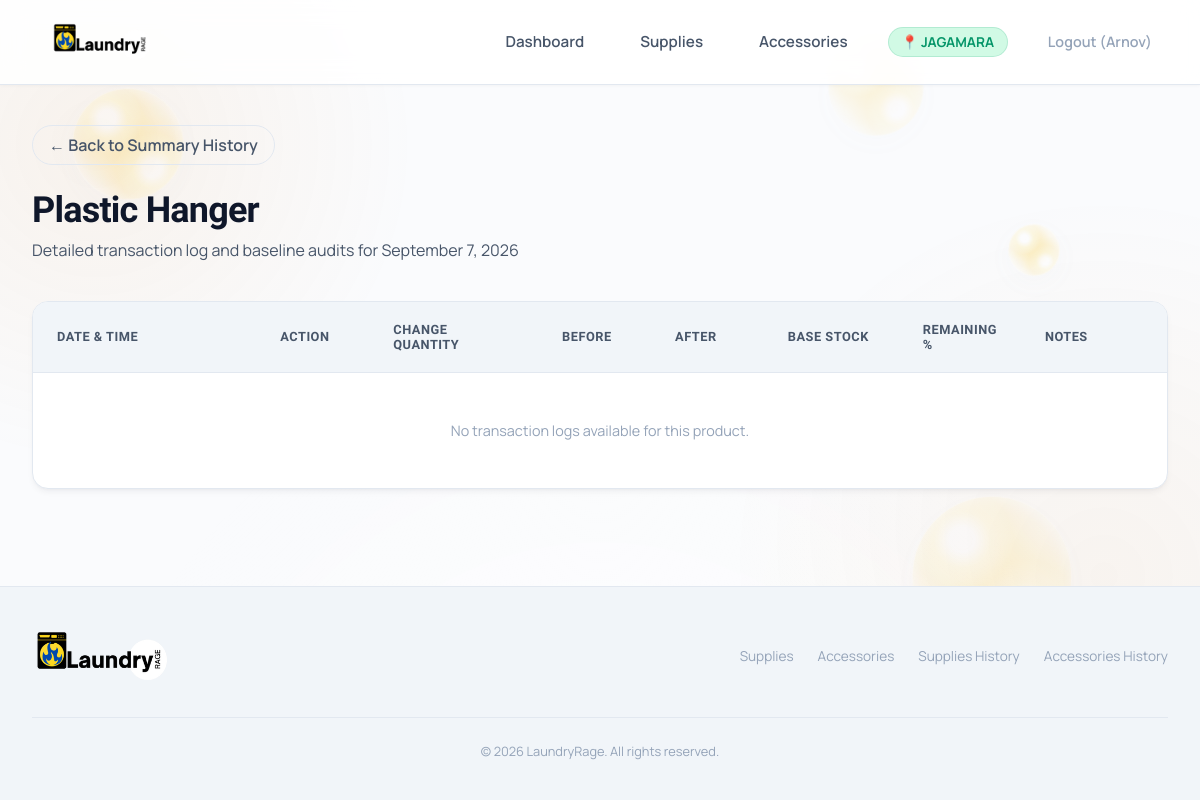
The page /product/16/history/?date=2026-09-07 (signed in) on the database as committed earlier.
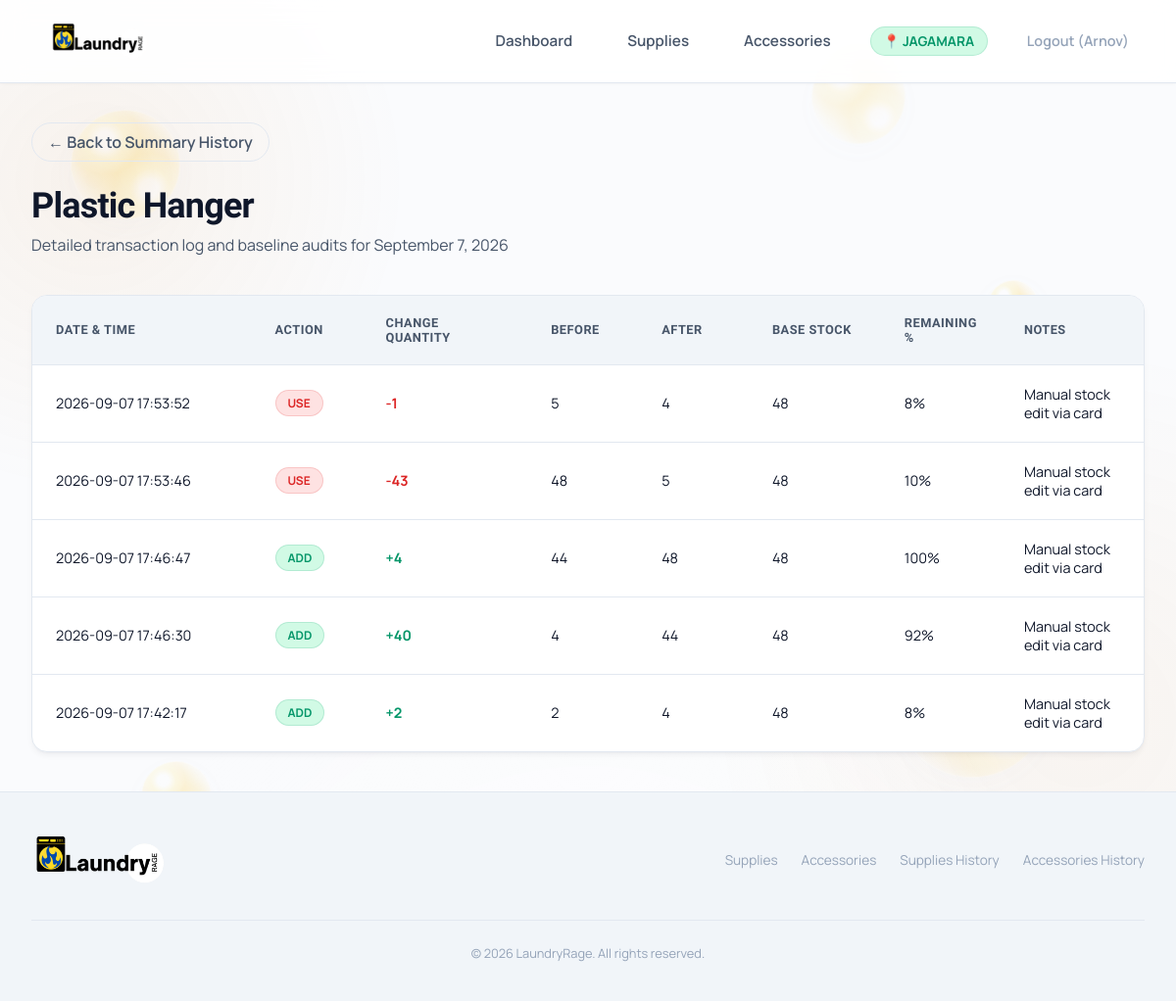
The same page on the database as committed later.
### inventory/models.py (models this page shows, shortened)
class Branch(models.Model):
    branch_code = models.CharField(max_length=50, unique=True)
    branch_name = models.CharField(max_length=255)
    google_sheet_id = models.CharField(max_length=255, null=True, blank=True)
    active = models.BooleanField(default=True)
    created_at = models.DateTimeField(auto_now_add=True)
    updated_at = models.DateTimeField(auto_now=True)
    class Meta:
        verbose_name_plural = "Branches"

class Product(models.Model):
    CATEGORY_CHOICES = [
        ('Laundry Supplies', 'Laundry Supplies'),
        ('Accessories', 'Accessories'),
    ]
    name = models.CharField(max_length=255)
    category = models.CharField(max_length=50, choices=CATEGORY_CHOICES)
    unit = models.CharField(max_length=50, help_text="e.g., L, bottles, pcs")
    cost = models.DecimalField(max_digits=10, decimal_places=2, null=True, blank=True)
    supplier = models.CharField(max_length=255)
    product_size = models.CharField(max_length=50, blank=True, default='', help_text="e.g., 750 ml, 1 L, 500 g")
    image = models.ImageField(upload_to='products/', blank=True, null=True, verbose_name='Product Image')
    is_active = models.BooleanField(default=True, help_text="Soft-deletion state")

class StockHistory(models.Model):
    CHANGE_TYPE_CHOICES = [
        ('ADD', 'ADD'),
        ('USE', 'USE'),
        ('SET_BASE', 'SET_BASE'),
    ]
    branch = models.ForeignKey(Branch, on_delete=models.CASCADE, related_name='stock_history', null=True, blank=True)
    product = models.ForeignKey(Product, on_delete=models.CASCADE, related_name='stock_history')
    user = models.ForeignKey(User, on_delete=models.SET_NULL, null=True, blank=True, related_name='stock_history')
    change_type = models.CharField(max_length=10, choices=CHANGE_TYPE_CHOICES)
    quantity = models.DecimalField(max_digits=10, decimal_places=2)
    previous_quantity = models.DecimalField(max_digits=10, decimal_places=2)
    new_quantity = models.DecimalField(max_digits=10, decimal_places=2)
    notes = models.TextField(null=True, blank=True)
    created_at = models.DateTimeField(default=timezone.now)
    base_stock = models.DecimalField(max_digits=10, decimal_places=2, null=True, blank=True)
    remaining_percentage = models.DecimalField(max_digits=10, decimal_places=2, null=True, blank=True)
    opening_stock = models.DecimalField(max_digits=10, decimal_places=2, default=Decimal('0.00'))
    added_quantity = models.DecimalField(max_digits=10, decimal_places=2, default=Decimal('0.00'))
    removed_quantity = models.DecimalField(max_digits=10, decimal_places=2, default=Decimal('0.00'))
    closing_stock = models.DecimalField(max_digits=10, decimal_places=2, default=Decimal('0.00'))
    transaction_type = models.CharField(max_length=20, default='EDIT')

### inventory/views.py (the view)
# urls.py: path('product/<int:product_id>/history/', views.product_history_detail_view, name='product_history_detail'),
def product_history_detail_view(request, product_id):
    product = get_object_or_404(Product, id=product_id, is_active=True)
    history_entries = product.stock_history.filter(branch=request.current_branch).order_by('-created_at')
    date_str = request.GET.get('date')
    selected_date = None
    if date_str:
        try:
            from datetime import datetime
            selected_date = datetime.strptime(date_str, "%Y-%m-%d").date()
            history_entries = history_entries.filter(created_at__date=selected_date)
        except ValueError:
            pass
    context = {
        'product': product,
        'history_entries': history_entries,
        'title': f"Detailed Transaction History: {product.name}",
        'selected_date': selected_date,
    }
    return render(request, 'history/product_detail.html', context)

### inventory/context_processors.py (called while the page is built)
def branch_context(request):
    from .models import Branch
    return {
        'all_branches': Branch.objects.filter(active=True)
    }

### templates/history/product_detail.html (shortened to what this page needs)
{% extends 'base.html' %}
{% block content %}
<div class="page-title-area">
    <div>
        <a href="{% if product.category == 'Laundry Supplies' %}{% url 'inventory:history_laundry_supplies' %}{% else %}{% url 'inventory:history_laundry_accessories' %}{% endif %}" class="btn-secondary" style="display: inline-flex; align-items: center; gap: 0.5rem; text-decoration: none; font-weight: 600; margin-bottom: 1.5rem; padding: 0.5rem 1rem;">
            &larr; Back to Summary History
        </a>
        <h1>{{ product.name }}</h1>
        <p>Detailed transaction log and baseline audits{% if selected_date %} for {{ selected_date|date:"F j, Y" }}{% endif %}</p>
    </div>
</div>
<div class="history-table-card">
    <div class="table-responsive">
        <table class="table-product-detail">
            <thead>
                <tr>
                    <th style="width: 20%;">Date &amp; Time</th>
                    <th style="width: 10%;">Action</th>
                    <th style="width: 15%;">Change Quantity</th>
                    <th style="width: 10%;">Before</th>
                    <th style="width: 10%;">After</th>
                    <th style="width: 12%;">Base Stock</th>
                    <th style="width: 10%;">Remaining %</th>
                    <th style="width: 13%;">Notes</th>
                </tr>
            </thead>
            <tbody>
                {% if history_entries %}
                    {% for entry in history_entries %}
                    <tr class="history-row">
                        <td>{{ entry.created_at|date:"Y-m-d H:i:s" }}</td>
                        <td>
                            <span class="status-badge {% if entry.change_type == 'ADD' %}status-green{% elif entry.change_type == 'USE' %}status-red{% else %}status-yellow{% endif %}">
                                {{ entry.change_type }}
                            </span>
                        </td>
                        <td>
                            {% if entry.change_type == 'ADD' %}
                                <span class="history-text-add">+{{ entry.quantity|floatformat:"0" }}</span>
                            {% elif entry.change_type == 'USE' %}
                                <span class="history-text-use">-{{ entry.quantity|floatformat:"0" }}</span>
                            {% else %}
                                <span style="font-weight: 600; color: var(--accent-dark);">Set base to {{ entry.quantity|floatformat:"0" }}</span>
                            {% endif %}
                        </td>
                        <td>{{ entry.previous_quantity|floatformat:"0" }}</td>
                        <td>{{ entry.new_quantity|floatformat:"0" }}</td>
                        <td>
                            {% if entry.base_stock is not None and entry.base_stock > 0 %}
                                {{ entry.base_stock|floatformat:"0" }}
                            {% else %}
                                —
                            {% endif %}
                        </td>
                        <td>
                            {% if entry.remaining_percentage is not None %}
                                {{ entry.remaining_percentage|floatformat:"0" }}%
                            {% else %}
                                —
                            {% endif %}
                        </td>
                        <td>{{ entry.notes|default:"—" }}</td>
                    </tr>
                    {% endfor %}
                {% else %}
                    <tr>
                        <td colspan="8" style="text-align: center; color: var(--text-muted); padding: 3rem;">
                            No transaction logs available for this product.
                        </td>
                    </tr>
                {% endif %}
            </tbody>
        </table>
    </div>
</div>
{% endblock %}

### templates/base.html (shortened to what this page needs)
{% load static %}
<!DOCTYPE html>
<html lang="en">
<head>
    <link rel="stylesheet" href="{% static 'css/styles.css' %}?v=20260907_big_logo">
</head>
<body data-branch-code="{{ request.current_branch.branch_code|default:'OD3301LR-JGM' }}" data-firebase-project="laundryrage-inventory">
    <div class="ambient-background" aria-hidden="true">
        <span class="ambient-bubble"></span>
        <span class="ambient-bubble"></span>
        <span class="ambient-bubble"></span>
        <span class="ambient-bubble"></span>
    </div>
    {% include "components/navbar.html" %}
    <main>
        {% block content %}{% endblock %}
    </main>
    <footer class="desktop-footer">
        <div class="footer-content">
            <div class="footer-logo">
                <img src="{% static 'images/logo.png' %}" alt="LaundryRage">
            </div>
            <div class="footer-links">
                <a href="{% url 'inventory:laundry_supplies' %}" id="footer-link-supplies">Supplies</a>
                <a href="{% url 'inventory:laundry_accessories' %}" id="footer-link-accessories">Accessories</a>
                <a href="{% url 'inventory:history_laundry_supplies' %}" id="footer-link-supplies-history">Supplies
                    History</a>
                <a href="{% url 'inventory:history_laundry_accessories' %}"
                    id="footer-link-accessories-history">Accessories History</a>
            </div>
        </div>
        <div class="copyright">
            &copy; 2026 LaundryRage. All rights reserved.
        </div>
    </footer>
</body>
</html>

### templates/components/navbar.html (shortened to what this page needs)
{% load static %}
<header class="desktop-header">
    <nav class="navbar">
        <a href="{% url 'inventory:dashboard' %}" class="logo" id="logo-brand">
            <img src="{% static 'images/logo.png' %}" alt="LaundryRage" onerror="this.src='{% static 'images/andriod.jpg' %}';">
        </a>
        <ul class="nav-links" id="nav-links-menu">
            <li>
                <a href="{% url 'inventory:dashboard' %}" id="nav-dashboard" class="nav-link-item {% if request.resolver_match.url_name == 'dashboard' %}active{% endif %}">
                    Dashboard
                </a>
            </li>
            <li>
                <a href="{% url 'inventory:laundry_supplies' %}" id="nav-supplies" class="nav-link-item {% if request.resolver_match.url_name == 'laundry_supplies' %}active{% endif %}">
                    Supplies
                </a>
            </li>
            <li>
                <a href="{% url 'inventory:laundry_accessories' %}" id="nav-accessories" class="nav-link-item {% if request.resolver_match.url_name == 'laundry_accessories' %}active{% endif %}">
                    Accessories
                </a>
            </li>
            {% if request.user.is_authenticated %}
                <li style="display: flex; align-items: center; gap: 0.5rem;">
                    {% if request.user.is_superuser or request.user.is_staff %}
                        <span style="font-size: 0.85rem; font-weight: 700; color: var(--text-secondary); text-transform: uppercase;">Branch:</span>
                        <select onchange="window.location.href='{% url 'inventory:switch_branch' %}?branch_id=' + this.value"
                                class="branch-select-navbar">
                            <option value="all" {% if not request.session.selected_branch_id %}selected{% endif %}>All Branches</option>
                            {% for b in all_branches %}
                                <option value="{{ b.id }}" {% if request.session.selected_branch_id == b.id %}selected{% endif %}>{{ b.branch_name }}</option>
                            {% endfor %}
                        </select>
                    {% else %}
                        <span class="status-badge status-green" style="font-size: 0.85rem; padding: 0.3rem 0.8rem; font-weight: 700;">
                            📍 {{ request.current_branch.branch_name }}
                        </span>
                    {% endif %}
                </li>
                <li>
                    <a href="{% url 'inventory:logout' %}" class="nav-link-item" style="color: var(--text-muted); font-size: 0.9rem; font-weight: 600; text-decoration: none; transition: color 0.3s ease;"
                       onmouseover="this.style.color='var(--accent-red)';" onmouseout="this.style.color='var(--text-muted)';">
                        Logout ({{ request.user.username }})
                    </a>
                </li>
            {% else %}
                <li>
                    <a href="{% url 'inventory:login' %}" class="nav-link-item" style="color: var(--accent-blue); font-size: 0.9rem; font-weight: 600; text-decoration: none;">
                        Login
                    </a>
                </li>
            {% endif %}
        </ul>
    </nav>
</header>

Rows that differ between the two databases and show on the page:
added StockHistory: created_at "2026-09-07 17:53:52", change_type "USE", quantity "1", previous_quantity "5", new_quantity "4", base_stock "48", remaining_percentage "8", notes "Manual stock edit via card"
added StockHistory: created_at "2026-09-07 17:53:46", change_type "USE", quantity "43", previous_quantity "48", new_quantity "5", base_stock "48", remaining_percentage "10", notes "Manual stock edit via card"
added StockHistory: created_at "2026-09-07 17:46:47", change_type "ADD", quantity "4", previous_quantity "44", new_quantity "48", base_stock "48", remaining_percentage "100", notes "Manual stock edit via card"
added StockHistory: created_at "2026-09-07 17:46:30", change_type "ADD", quantity "40", previous_quantity "4", new_quantity "44", base_stock "48", remaining_percentage "92", notes "Manual stock edit via card"
added StockHistory: created_at "2026-09-07 17:42:17", change_type "ADD", quantity "2", previous_quantity "2", new_quantity "4", base_stock "48", remaining_percentage "8", notes "Manual stock edit via card"
Other text that changed with them:
text no longer shown: "No transaction logs available for this product."
